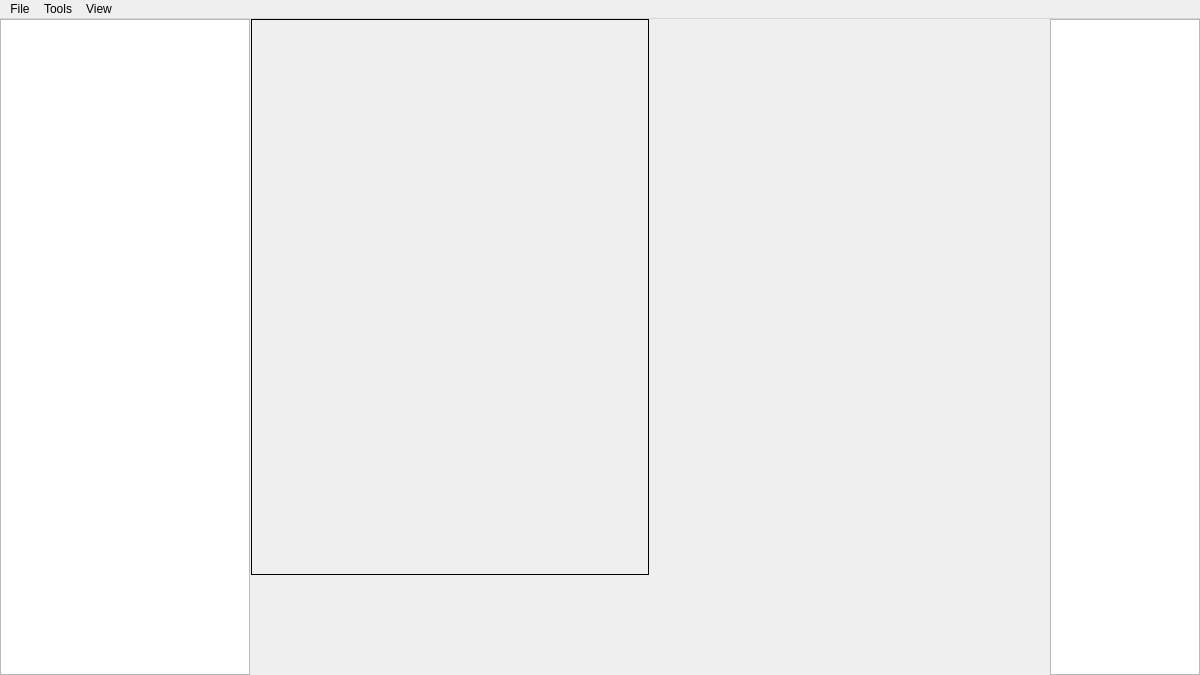
<?xml version="1.0" encoding="UTF-8"?>
<ui version="4.0">
 <class>MainWindow</class>
 <widget class="QMainWindow" name="MainWindow">
  <property name="enabled">
   <bool>true</bool>
  </property>
  <property name="geometry">
   <rect>
    <x>0</x>
    <y>0</y>
    <width>1200</width>
    <height>675</height>
   </rect>
  </property>
  <property name="minimumSize">
   <size>
    <width>1200</width>
    <height>675</height>
   </size>
  </property>
  <property name="windowTitle">
   <string>MainWindow</string>
  </property>
  <widget class="QWidget" name="centralwidget">
   <layout class="QHBoxLayout" name="horizontalLayout_4">
    <property name="spacing">
     <number>1</number>
    </property>
    <property name="leftMargin">
     <number>0</number>
    </property>
    <property name="topMargin">
     <number>0</number>
    </property>
    <property name="rightMargin">
     <number>0</number>
    </property>
    <property name="bottomMargin">
     <number>0</number>
    </property>
    <item>
     <widget class="QFrame" name="left_layout">
      <property name="sizePolicy">
       <sizepolicy hsizetype="Minimum" vsizetype="Minimum">
        <horstretch>0</horstretch>
        <verstretch>0</verstretch>
       </sizepolicy>
      </property>
      <property name="minimumSize">
       <size>
        <width>250</width>
        <height>0</height>
       </size>
      </property>
      <property name="maximumSize">
       <size>
        <width>250</width>
        <height>16777215</height>
       </size>
      </property>
      <property name="sizeIncrement">
       <size>
        <width>10</width>
        <height>0</height>
       </size>
      </property>
      <property name="baseSize">
       <size>
        <width>300</width>
        <height>0</height>
       </size>
      </property>
      <property name="contextMenuPolicy">
       <enum>Qt::CustomContextMenu</enum>
      </property>
      <layout class="QHBoxLayout" name="horizontalLayout_5">
       <property name="spacing">
        <number>0</number>
       </property>
       <property name="sizeConstraint">
        <enum>QLayout::SetMinimumSize</enum>
       </property>
       <property name="leftMargin">
        <number>0</number>
       </property>
       <property name="topMargin">
        <number>0</number>
       </property>
       <property name="rightMargin">
        <number>0</number>
       </property>
       <property name="bottomMargin">
        <number>0</number>
       </property>
       <item>
        <widget class="QListWidget" name="File_L">
         <property name="sizePolicy">
          <sizepolicy hsizetype="Minimum" vsizetype="Minimum">
           <horstretch>0</horstretch>
           <verstretch>0</verstretch>
          </sizepolicy>
         </property>
         <property name="minimumSize">
          <size>
           <width>250</width>
           <height>0</height>
          </size>
         </property>
         <property name="maximumSize">
          <size>
           <width>250</width>
           <height>16777215</height>
          </size>
         </property>
         <property name="isWrapping" stdset="0">
          <bool>false</bool>
         </property>
         <property name="resizeMode">
          <enum>QListView::Fixed</enum>
         </property>
        </widget>
       </item>
      </layout>
     </widget>
    </item>
    <item>
     <widget class="QWidget" name="widget" native="true">
      <layout class="QVBoxLayout" name="Main_layout">
       <property name="spacing">
        <number>0</number>
       </property>
       <property name="leftMargin">
        <number>0</number>
       </property>
       <property name="topMargin">
        <number>0</number>
       </property>
       <property name="rightMargin">
        <number>0</number>
       </property>
       <property name="bottomMargin">
        <number>0</number>
       </property>
       <item>
        <widget class="QFrame" name="horizontalFrame">
         <property name="enabled">
          <bool>true</bool>
         </property>
         <property name="minimumSize">
          <size>
           <width>0</width>
           <height>100</height>
          </size>
         </property>
         <property name="frameShape">
          <enum>QFrame::NoFrame</enum>
         </property>
         <layout class="QHBoxLayout" name="horizontalLayout">
          <property name="spacing">
           <number>0</number>
          </property>
          <property name="leftMargin">
           <number>0</number>
          </property>
          <property name="topMargin">
           <number>0</number>
          </property>
          <property name="rightMargin">
           <number>0</number>
          </property>
          <property name="bottomMargin">
           <number>0</number>
          </property>
          <item>
           <layout class="QVBoxLayout" name="Main_img">
            <property name="spacing">
             <number>0</number>
            </property>
            <property name="sizeConstraint">
             <enum>QLayout::SetFixedSize</enum>
            </property>
            <item>
             <widget class="QScrollArea" name="scrollArea">
              <property name="frameShape">
               <enum>QFrame::NoFrame</enum>
              </property>
              <property name="widgetResizable">
               <bool>true</bool>
              </property>
              <widget class="QWidget" name="scrollAreaWidgetContents_2">
               <property name="geometry">
                <rect>
                 <x>0</x>
                 <y>0</y>
                 <width>396</width>
                 <height>547</height>
                </rect>
               </property>
               <property name="sizePolicy">
                <sizepolicy hsizetype="Preferred" vsizetype="Preferred">
                 <horstretch>0</horstretch>
                 <verstretch>0</verstretch>
                </sizepolicy>
               </property>
               <layout class="QHBoxLayout" name="horizontalLayout_2">
                <property name="spacing">
                 <number>0</number>
                </property>
                <property name="leftMargin">
                 <number>0</number>
                </property>
                <property name="topMargin">
                 <number>0</number>
                </property>
                <property name="rightMargin">
                 <number>0</number>
                </property>
                <property name="bottomMargin">
                 <number>0</number>
                </property>
                <item>
                 <widget class="QLabel" name="Image_V">
                  <property name="mouseTracking">
                   <bool>false</bool>
                  </property>
                  <property name="frameShape">
                   <enum>QFrame::Box</enum>
                  </property>
                  <property name="text">
                   <string/>
                  </property>
                  <property name="alignment">
                   <set>Qt::AlignLeading|Qt::AlignLeft|Qt::AlignTop</set>
                  </property>
                 </widget>
                </item>
               </layout>
              </widget>
             </widget>
            </item>
           </layout>
          </item>
          <item>
           <widget class="QWidget" name="Image_D_H" native="true">
            <layout class="QHBoxLayout" name="horizontalLayout_3">
             <property name="spacing">
              <number>0</number>
             </property>
             <property name="sizeConstraint">
              <enum>QLayout::SetFixedSize</enum>
             </property>
             <property name="leftMargin">
              <number>0</number>
             </property>
             <property name="topMargin">
              <number>0</number>
             </property>
             <property name="rightMargin">
              <number>0</number>
             </property>
             <property name="bottomMargin">
              <number>0</number>
             </property>
             <item>
              <widget class="QLabel" name="Image_D_V">
               <property name="minimumSize">
                <size>
                 <width>400</width>
                 <height>0</height>
                </size>
               </property>
               <property name="mouseTracking">
                <bool>false</bool>
               </property>
               <property name="frameShape">
                <enum>QFrame::NoFrame</enum>
               </property>
               <property name="text">
                <string/>
               </property>
              </widget>
             </item>
            </layout>
           </widget>
          </item>
         </layout>
        </widget>
       </item>
       <item>
        <widget class="QWidget" name="File_data" native="true">
         <property name="minimumSize">
          <size>
           <width>0</width>
           <height>100</height>
          </size>
         </property>
         <property name="maximumSize">
          <size>
           <width>16777215</width>
           <height>100</height>
          </size>
         </property>
        </widget>
       </item>
      </layout>
     </widget>
    </item>
    <item>
     <widget class="QWidget" name="right_layout" native="true">
      <property name="minimumSize">
       <size>
        <width>150</width>
        <height>0</height>
       </size>
      </property>
      <property name="maximumSize">
       <size>
        <width>150</width>
        <height>16777215</height>
       </size>
      </property>
      <layout class="QHBoxLayout" name="horizontalLayout_6">
       <property name="spacing">
        <number>0</number>
       </property>
       <property name="leftMargin">
        <number>0</number>
       </property>
       <property name="topMargin">
        <number>0</number>
       </property>
       <property name="rightMargin">
        <number>0</number>
       </property>
       <property name="bottomMargin">
        <number>0</number>
       </property>
       <item>
        <widget class="QListWidget" name="Img_D_V_L"/>
       </item>
      </layout>
     </widget>
    </item>
   </layout>
  </widget>
  <widget class="QMenuBar" name="menubar">
   <property name="geometry">
    <rect>
     <x>0</x>
     <y>0</y>
     <width>1200</width>
     <height>26</height>
    </rect>
   </property>
   <widget class="QMenu" name="menuaa">
    <property name="title">
     <string>File</string>
    </property>
    <widget class="QMenu" name="menuOpen_Data_set">
     <property name="title">
      <string>Open Data set</string>
     </property>
     <addaction name="actionCOCO"/>
     <addaction name="actionVOC"/>
     <addaction name="actionYOLO"/>
    </widget>
    <addaction name="actionOpen_File"/>
    <addaction name="actionOpen_Directory"/>
    <addaction name="menuOpen_Data_set"/>
    <addaction name="separator"/>
    <addaction name="actionSave_as"/>
   </widget>
   <widget class="QMenu" name="menuTools">
    <property name="title">
     <string>Tools</string>
    </property>
    <addaction name="actionData_Processing"/>
    <addaction name="actionData_Trans_Form"/>
    <addaction name="actionData_Augmentation"/>
    <addaction name="separator"/>
    <addaction name="actionImage_duplicate_check_2"/>
    <addaction name="separator"/>
    <addaction name="actionObject_Detection"/>
   </widget>
   <widget class="QMenu" name="menuView">
    <property name="title">
     <string>View</string>
    </property>
    <addaction name="actionFile_List"/>
    <addaction name="actionView_Duplicate_list_2"/>
    <addaction name="actionView_Duplicata_image"/>
    <addaction name="actionView_Box"/>
    <addaction name="actionView_Object_Detection"/>
   </widget>
   <addaction name="menuaa"/>
   <addaction name="menuTools"/>
   <addaction name="menuView"/>
  </widget>
  <action name="actionOpen_File">
   <property name="text">
    <string>Open Files...</string>
   </property>
  </action>
  <action name="actionOpen_Directory">
   <property name="text">
    <string>Open Directory</string>
   </property>
  </action>
  <action name="actionCOCO">
   <property name="text">
    <string>COCO</string>
   </property>
  </action>
  <action name="actionVOC">
   <property name="text">
    <string>VOC</string>
   </property>
  </action>
  <action name="actionYOLO">
   <property name="text">
    <string>YOLO</string>
   </property>
  </action>
  <action name="actionData_Processing">
   <property name="checkable">
    <bool>false</bool>
   </property>
   <property name="enabled">
    <bool>false</bool>
   </property>
   <property name="text">
    <string>Data Processing</string>
   </property>
  </action>
  <action name="actionData_Trans_Form">
   <property name="enabled">
    <bool>false</bool>
   </property>
   <property name="text">
    <string>Data Trans Form</string>
   </property>
  </action>
  <action name="actionView_Duplicate_list">
   <property name="checkable">
    <bool>true</bool>
   </property>
   <property name="text">
    <string>View Duplicate list</string>
   </property>
  </action>
  <action name="actionView_Duplicate_image">
   <property name="checkable">
    <bool>true</bool>
   </property>
   <property name="text">
    <string>View Duplicate image</string>
   </property>
  </action>
  <action name="actionData_Augmentation">
   <property name="enabled">
    <bool>false</bool>
   </property>
   <property name="text">
    <string>Data Augmentation</string>
   </property>
  </action>
  <action name="actionExit">
   <property name="text">
    <string>Exit</string>
   </property>
  </action>
  <action name="actionImage_duplicate_check_2">
   <property name="enabled">
    <bool>false</bool>
   </property>
   <property name="text">
    <string>Image duplicate check</string>
   </property>
  </action>
  <action name="actionFile_List">
   <property name="checkable">
    <bool>true</bool>
   </property>
   <property name="checked">
    <bool>true</bool>
   </property>
   <property name="text">
    <string>File List</string>
   </property>
  </action>
  <action name="actionView_Duplicate_list_2">
   <property name="checkable">
    <bool>true</bool>
   </property>
   <property name="enabled">
    <bool>false</bool>
   </property>
   <property name="text">
    <string>View Duplicate list</string>
   </property>
  </action>
  <action name="actionView_Duplicata_image">
   <property name="checkable">
    <bool>true</bool>
   </property>
   <property name="enabled">
    <bool>false</bool>
   </property>
   <property name="text">
    <string>View Duplicata image</string>
   </property>
  </action>
  <action name="actionView_Box">
   <property name="checkable">
    <bool>true</bool>
   </property>
   <property name="enabled">
    <bool>false</bool>
   </property>
   <property name="text">
    <string>View Box</string>
   </property>
  </action>
  <action name="actionView_Object_Detection">
   <property name="checkable">
    <bool>true</bool>
   </property>
   <property name="enabled">
    <bool>false</bool>
   </property>
   <property name="text">
    <string>View Object Detection</string>
   </property>
  </action>
  <action name="actionObject_Detection">
   <property name="enabled">
    <bool>false</bool>
   </property>
   <property name="text">
    <string>Object Detection</string>
   </property>
  </action>
  <action name="actionAdd_File">
   <property name="enabled">
    <bool>true</bool>
   </property>
   <property name="text">
    <string>Add Files...</string>
   </property>
  </action>
  <action name="actionAdd_Directory">
   <property name="enabled">
    <bool>false</bool>
   </property>
   <property name="text">
    <string>Add Directory</string>
   </property>
  </action>
  <action name="actionAdd_Data_set">
   <property name="enabled">
    <bool>false</bool>
   </property>
   <property name="text">
    <string>Add Data set</string>
   </property>
  </action>
  <action name="actionSave_as">
   <property name="enabled">
    <bool>false</bool>
   </property>
   <property name="text">
    <string>Save as ...</string>
   </property>
  </action>
 </widget>
 <resources/>
 <connections/>
</ui>
